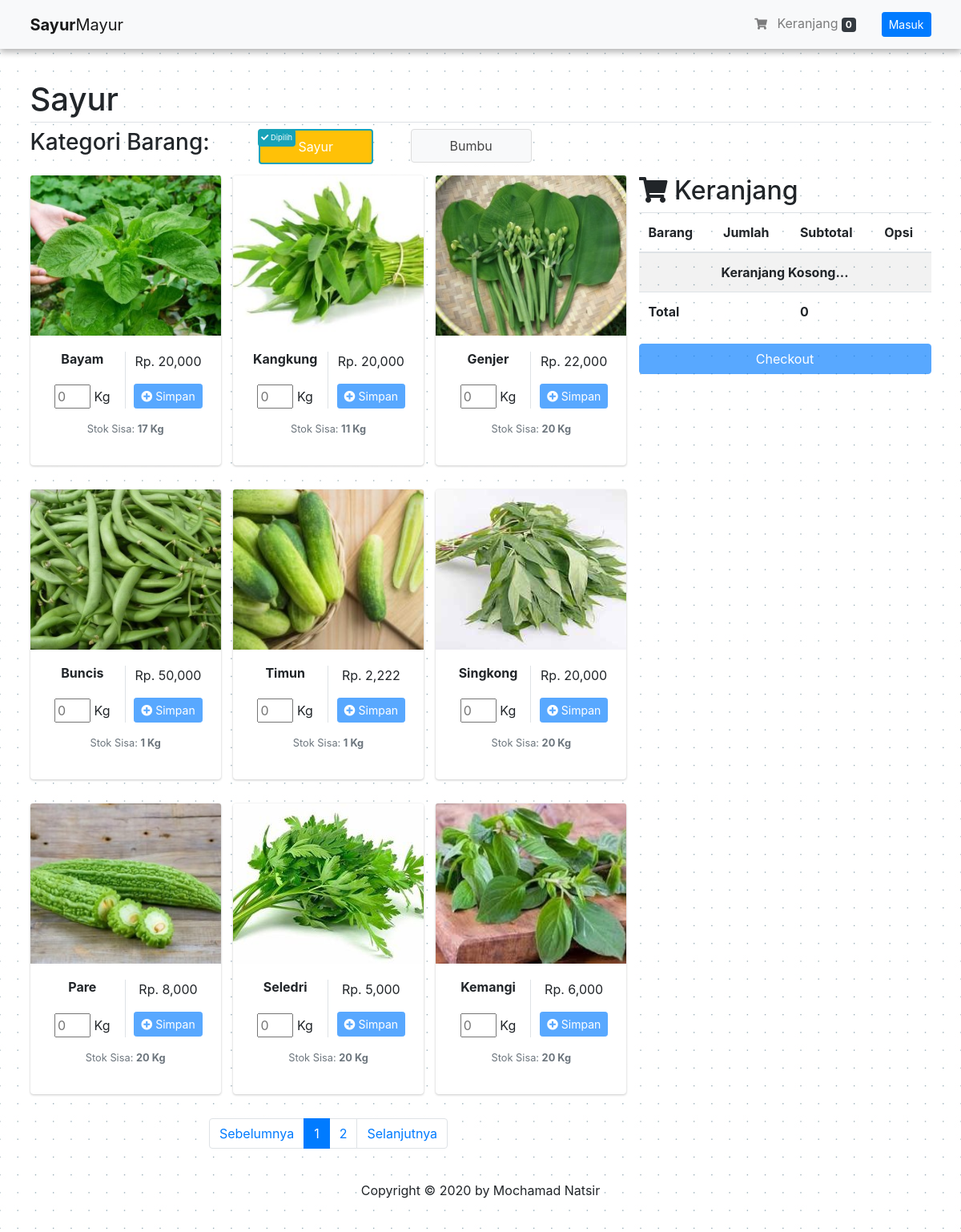
The page / on the database its author committed.
### tables this page shows
CREATE TABLE `tbl_barang` (
  `barang_id` varchar(15) NOT NULL,
  `barang_gambar` varchar(128) NOT NULL,
  `barang_nama` varchar(150) DEFAULT NULL,
  `barang_harpok` double DEFAULT NULL,
  `barang_harjul` double DEFAULT NULL,
  `barang_harjul_grosir` double DEFAULT NULL,
  `barang_stok` int(11) DEFAULT 0,
  `barang_tgl_input` timestamp NULL DEFAULT current_timestamp(),
  `barang_tgl_last_update` datetime DEFAULT NULL,
  `barang_kategori_id` int(11) DEFAULT NULL,
  `barang_satuan_id` int(11) NOT NULL,
  `barang_user_id` int(11) DEFAULT NULL
);

CREATE TABLE `tbl_satuan` (
  `satuan_id` int(11) NOT NULL,
  `satuan_nama` varchar(35) NOT NULL
);

### application/controllers/Page.php (called while the page is built, shortened)
<?php
class Page extends CI_Controller
{
    public function __construct()
    {
        $this->load->model('BarangModel', 'barang');
        $this->load->helper("security");
    }
    public function index()
    {
        $data['title'] = 'Beranda';
        $data['barangs_sayur'] = $this->barang->getBarangSayur();
        $data["keranjang"] = $this->barang->get_keranjang();
        $data["total_harga_keranjang"] = $this->barang->total_harga_cart();
        $data['page'] = true;
        $this->barang->delete_cart_date();
        $this->barang->cancel_invoice();
        $this->load->view('layout/page/header', $data);
        $this->load->view('customer/page/index');
        $this->load->view('layout/dashboard/footer');
    }
}

### index.php (called while the page is built, shortened)
<?php
require_once BASEPATH.'core/CodeIgniter.php';

### application/models/BarangModel.php (called while the page is built, shortened)
<?php
class BarangModel extends CI_Model
{
    public function getBarangSayur($barang_id = null)
    {
        if ($barang_id === null) {
            $hsl = $this->db->query("SELECT * FROM tbl_barang JOIN tbl_kategori ON barang_kategori_id=kategori_id JOIN tbl_satuan ON barang_satuan_id=satuan_id WHERE barang_kategori_id = 1 ORDER BY barang_id ASC");
        } else {
            $hsl = $this->db->query("SELECT * FROM tbl_barang JOIN tbl_kategori ON barang_kategori_id=kategori_id JOIN tbl_satuan ON barang_satuan_id=satuan_id WHERE barang_id = '$barang_id' AND barang_kategori_id = 1");
        }
        return $hsl;
    }
    function get_keranjang()
    {
        function get_client_ip()
        {
            $ipaddress = '';
            if (isset($_SERVER['HTTP_CLIENT_IP']))
                $ipaddress = $_SERVER['HTTP_CLIENT_IP'];
            else if (isset($_SERVER['HTTP_X_FORWARDED_FOR']))
                $ipaddress = $_SERVER['HTTP_X_FORWARDED_FOR'];
            else if (isset($_SERVER['HTTP_X_FORWARDED']))
                $ipaddress = $_SERVER['HTTP_X_FORWARDED'];
            else if (isset($_SERVER['HTTP_FORWARDED_FOR']))
                $ipaddress = $_SERVER['HTTP_FORWARDED_FOR'];
            else if (isset($_SERVER['HTTP_FORWARDED']))
                $ipaddress = $_SERVER['HTTP_FORWARDED'];
            else if (isset($_SERVER['REMOTE_ADDR']))
                $ipaddress = $_SERVER['REMOTE_ADDR'];
            else
                $ipaddress = 'UNKNOWN';
            return $ipaddress;
        }
        $ip_address = get_client_ip();
        $this->db->select("tbl_barang.barang_nama,tbl_keranjang.total_kuantitas,tbl_keranjang.total_harga,tbl_keranjang.id");
        $this->db->from("tbl_keranjang");
        $this->db->where(array("ip_address" => $ip_address));
        $this->db->join("tbl_barang", "tbl_barang.barang_id = tbl_keranjang.barang_id");
        return $this->db->get();
    }
    function total_harga_cart()
    {
        $ip_address = get_client_ip();
        return $this->db->query("SELECT SUM(`total_harga`) AS total_harga FROM `tbl_keranjang` WHERE `ip_address` = '$ip_address'");
    }
}

### application/views/customer/page/index.php (the view, shortened to what this page needs)
<div class="overlay-wrapper" id="loading2">
<div class="container" style="margin-top: 100px;">
    <h1 class="pb-1 border-bottom title-page">Sayur</h1>
    <div class="row">
        <div class="col-12">
            <div class="row">
                <div class="col-2 col-md-3">
                    <h3 class="pb-3 title-kategori">Kategori Barang:</h3>
                </div>
                <div class="col-5 col-md-2">
                    <button class="btn btn-warning text-white py-2 px-5 btn-kategori-active" id="kat_1" type="button">
                        <span class="select-kategori bg-info p-1 rounded" id="select-kategori-1">
                            <i class="fas fa-check"></i> Dipilih
                        </span>
                        Sayur
                    </button>
                </div>
                <div class="col-5 col-md-2">
                    <button class="btn btn-default py-2 px-5" id="kat_2" type="button">
                        Bumbu
                    </button>
                </div>
            </div>
        </div>
        <div class="col-md-8" id="col-left">
            <div class="row" id="row-data">
                <?php $no = 1; foreach ($barangs_sayur->result() as $barang) : ?>
                    <div class="col-md-4" id="col-data">
                        <div class="card" style="margin-bottom: 30px;">
                            <img class="card-img-top" src="<?= base_url(); ?>assets/source/images/barang/<?= $barang->barang_gambar ?>" alt="<?= $barang->barang_id; ?>" style="width:100%; height:200px; object-fit:cover">
                            <div class="card-body text-center">
                                <div class="row">
                                    <div class="col-6 border-right">
                                        <h6><b class="nama_barang"><?= (strlen($barang->barang_nama) > 14) ? substr($barang->barang_nama, 0, 15) . '...' : $barang->barang_nama; ?></b></h6>
                                        <div style="margin-top:22px;"><input type="number" onkeyup="qtyInput(event);" onchange="qtyInput2(event);" data-no="<?= $no; ?>" data-barang_id="<?= $barang->barang_id; ?>" id="<?= 'qty_input_'.$barang->barang_id; ?>" placeholder="0" min="0" style="width:45px"> <?= $barang->satuan_nama; ?></div>
                                    </div>
                                    <div class="col-6">
                                        <p><?= 'Rp. ' . number_format($barang->barang_harjul); ?></p>
                                        <button class="btn btn-sm btn-primary" id="<?= 'btn-simpan-'.$barang->barang_id; ?>" onclick="simpan_barang(event);" data-barang_id="<?= $barang->barang_id; ?>" data-barang_nama="<?= $barang->barang_nama; ?>" data-barang_harjul="<?= $barang->barang_harjul; ?>" type="button" disabled><i class="fa fa-plus-circle"></i> Simpan</button>
                                    </div>
                                    <div class="col-12 text-center mt-3 mb-0">
                                        <p class="text-muted small">
                                            Stok Sisa: <?= '<b><span id="stok-'.$no++.'">'.$barang->barang_stok.'</span> '.$barang->satuan_nama.'</b>'; ?>
                                        </p>
                                    </div>
                                </div>
                            </div>
                        </div>
                    </div>
                <?php endforeach; ?>
            </div>
            <nav>
                <ul class="pagination justify-content-center"></ul>
            </nav>
        </div>
        <div class="col-md-4" id="parent-cart">
            <div class="overlay-wrapper">
                <div id="cart-right">
                    <h2 class="text-left title-page"><i class="fa fa-shopping-cart"></i> Keranjang</h2>
                    <table class="table table-striped">
                        <thead>
                            <tr>
                                <th scope="col">Barang</th>
                                <th scope="col">Jumlah</th>
                                <th scope="col">Subtotal</th>
                                <th scope="col">Opsi</th>
                            </tr>
                        </thead>
                        <tbody id="barang_cart_right">
                            <?php
                                if($keranjang->num_rows() >= 1){
                                    foreach($keranjang->result() as $k) {
                            ?>
                            <tr class="text-left" id="<?= 'cart_row_'.$k->id; ?>">
                                <td id="<?= 'nama-'.$k->id; ?>"><?= $k->barang_nama; ?></td>
                                <td><input type="number" onkeyup="changeQtyCart(event);" class="qty_input" onchange="changeQtyCart2(event);" id="<?= 'input_kuantitas_cart_'.$k->id; ?>" data-cart_id="<?= $k->id; ?>" style="width:50px" value="<?= $k->total_kuantitas; ?>"></td>
                                <td><?= "<span id='subtotal-".$k->id."'>".number_format($k->total_harga)."</span>"; ?></td>
                                <td><button class="btn btn-xs btn-danger text-white" data-id="<?= $k->id; ?>" onclick="hapusCart(event);"><i class="fa fa-trash"></i> Hapus</button></td>
                            </tr>
                            <?php }}else { ?>
                            <tr class="text-center">
                                <td colspan="4"><b>Keranjang Kosong...</b></td>
                            </tr>
                            <?php } ?>
                        </tbody>
                        <tfoot>
                            <?php
                                foreach($total_harga_keranjang->result() as $t) {
                            ?>
                            <tr>
                                <th colspan="2">Total</th>
                                <th><?= '<span id="total_harga_cart_right">'.number_format($t->total_harga).'</span>'; ?></th>
                                <th></th>
                            </tr>
                            <?php } ?>
                        </tfoot>
                    </table>
                    <button class="btn btn-primary btn-block" id="btn-cekout" <?php if($keranjang->num_rows() == 0){echo "disabled"; } ?>>Checkout</button>
                </div>
            </div>
        </div>
    </div>
</div>
</div>

### application/views/layout/page/header.php (shortened to what this page needs)
<!doctype html>
<html lang="en">
<head>
    <link rel="stylesheet" href="https://stackpath.bootstrapcdn.com/bootstrap/4.5.0/css/bootstrap.min.css">
    <link rel="stylesheet" href="<?= base_url(); ?>assets/adminlte/plugins/fontawesome-free/css/all.min.css" />
    <link rel="stylesheet" href="https://code.ionicframework.com/ionicons/2.0.1/css/ionicons.min.css" />
    <link rel="stylesheet" href="<?= base_url(); ?>assets/adminlte/dist/css/adminlte.min.css" />
    <link rel="stylesheet" href="<?= base_url(); ?>assets/pos/css/style.css" />
    <link rel="stylesheet" href="<?= base_url(); ?>assets/adminlte/plugins/datatables-bs4/css/dataTables.bootstrap4.min.css" />
    <link rel="stylesheet" href="<?= base_url(); ?>assets/adminlte/plugins/datatables-responsive/css/responsive.bootstrap4.min.css" />
    <link rel="stylesheet" href="<?= base_url(); ?>assets/adminlte/plugins/select2/css/select2.min.css" />
    <link rel="stylesheet" href="<?= base_url(); ?>assets/adminlte/plugins/select2-bootstrap4-theme/select2-bootstrap4.min.css" />
    <link rel="stylesheet" href="<?= base_url().'assets/pos/css/page/style.css?ts='.time(); ?>">
</head>
<body style="background-image: url('<?= base_url(); ?>assets/pos/img/background.png');">
    <nav class="navbar navbar-expand-lg navbar fixed-top navbar-light bg-light shadows">
        <div class="container">
            <a class="navbar-brand" href="<?= site_url(); ?>"><b>Sayur</b>Mayur</a>
            <ul class="navbar-nav ml-auto">
                <li class="nav-item">
                    <a class="nav-link <?php if(isset($keranjangs)){echo 'active'; } ?>" href="<?= base_url().'page/cart'; ?>"><i class="fa fa-shopping-cart btn-sm"></i> Keranjang <span class="badge bg-dark" id="badge_cart"><?php if(isset($keranjang)){echo $keranjang->num_rows(); }elseif(isset($keranjangs)){echo $keranjangs->num_rows(); } ?></span></a>
                </li>
            </ul>
            <?php
                if(isset($_SESSION["user_id"])) {
            ?>
            <div class="dropdown">
                <button class="btn btn-primary btn-sm ml-3 dropdown-toggle" data-toggle="dropdown" type="button">Halo, <?= $this->session->userdata("user_nama"); ?></button>
                <div class="dropdown-menu">
                    <a href="<?= base_url().'page/profile'; ?>" class="dropdown-item"><i class="fas fa-user"></i> Profil</a>
                    <a href="javascript:void(0)" class="dropdown-item" id="btn-logout"><i class="fas fa-sign-out-alt"></i> Keluar Akun</a>
                </div>
            </div>
            <?php
                }
                else {
            ?>
            <button class="btn btn-primary btn-sm ml-3" id="btn-login">Masuk</button>
            <?php } ?>
        </div>
    </nav>

### application/views/layout/dashboard/footer.php (shortened to what this page needs)
<footer class="my-4">
    <div class="row">
        <div class="col-lg-12">
            <p style="text-align:center;">Copyright &copy; <?php echo '2020'; ?> by Mochamad Natsir</p>
        </div>
    </div>
</footer>
</body>
</html>

### assets/pos/css/style.css (style rules this page uses)
.shadows { box-shadow: 0 4px 8px 0 rgba(0, 0, 0, 0.3); }
.row:after { content: ""; display: table; clear: both; }

### assets/pos/css/page/style.css (style rules this page uses)
html,body { overflow-x: hidden; }
.overlay-wrapper { overflow: hidden; position: relative; width: 100%; }
.btn-kategori-active { border: 2px solid #17a2b8; }
.select-kategori { position: absolute; left: 7px; top: 0px; font-size: 7pt; }

### rows shown on the page
tbl_barang: barang_gambar+barang_id (picture), barang_nama "Bayam", barang_satuan.satuan_nama "Kg", barang_harjul "20,000", barang_stok "17"
tbl_barang: barang_gambar+barang_id (picture), barang_nama "Kangkung", barang_satuan.satuan_nama "Kg", barang_harjul "20,000", barang_stok "11"
tbl_barang: barang_gambar+barang_id (picture), barang_nama "Genjer", barang_satuan.satuan_nama "Kg", barang_harjul "22,000", barang_stok "20"
tbl_barang: barang_gambar+barang_id (picture), barang_nama "Buncis", barang_satuan.satuan_nama "Kg", barang_harjul "50,000", barang_stok "1"
tbl_barang: barang_gambar+barang_id (picture), barang_nama "Timun", barang_satuan.satuan_nama "Kg", barang_harjul "2,222", barang_stok "1"
tbl_barang: barang_gambar+barang_id (picture), barang_nama "Singkong", barang_satuan.satuan_nama "Kg", barang_harjul "20,000", barang_stok "20"
tbl_barang: barang_gambar+barang_id (picture), barang_nama "Pare", barang_satuan.satuan_nama "Kg", barang_harjul "8,000", barang_stok "20"
tbl_barang: barang_gambar+barang_id (picture), barang_nama "Seledri", barang_satuan.satuan_nama "Kg", barang_harjul "5,000", barang_stok "20"
tbl_barang: barang_gambar+barang_id (picture), barang_nama "Kemangi", barang_satuan.satuan_nama "Kg", barang_harjul "6,000", barang_stok "20"

### other values the page prints
$keranjang->num_rows() "0"
$t->total_harga "0"
